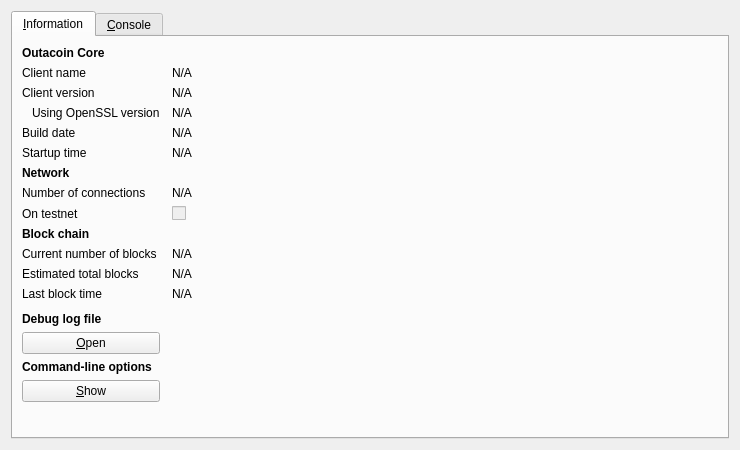
<?xml version="1.0" encoding="UTF-8"?>
<ui version="4.0">
 <class>RPCConsole</class>
 <widget class="QDialog" name="RPCConsole">
  <property name="geometry">
   <rect>
    <x>0</x>
    <y>0</y>
    <width>740</width>
    <height>450</height>
   </rect>
  </property>
  <property name="windowTitle">
   <string>Outacoin - Debug window</string>
  </property>
  <layout class="QVBoxLayout" name="verticalLayout_2">
   <item>
    <widget class="QTabWidget" name="tabWidget">
     <property name="currentIndex">
      <number>0</number>
     </property>
     <widget class="QWidget" name="tab_info">
      <attribute name="title">
       <string>&amp;Information</string>
      </attribute>
      <layout class="QGridLayout" name="gridLayout" columnstretch="0,1">
       <property name="horizontalSpacing">
        <number>12</number>
       </property>
       <item row="0" column="0">
        <widget class="QLabel" name="label_9">
         <property name="font">
          <font>
           <weight>75</weight>
           <bold>true</bold>
          </font>
         </property>
         <property name="text">
          <string>Outacoin Core</string>
         </property>
        </widget>
       </item>
       <item row="1" column="0">
        <widget class="QLabel" name="label_5">
         <property name="text">
          <string>Client name</string>
         </property>
        </widget>
       </item>
       <item row="1" column="1">
        <widget class="QLabel" name="clientName">
         <property name="cursor">
          <cursorShape>IBeamCursor</cursorShape>
         </property>
         <property name="text">
          <string>N/A</string>
         </property>
         <property name="textFormat">
          <enum>Qt::PlainText</enum>
         </property>
         <property name="textInteractionFlags">
          <set>Qt::LinksAccessibleByMouse|Qt::TextSelectableByKeyboard|Qt::TextSelectableByMouse</set>
         </property>
        </widget>
       </item>
       <item row="2" column="0">
        <widget class="QLabel" name="label_6">
         <property name="text">
          <string>Client version</string>
         </property>
        </widget>
       </item>
       <item row="2" column="1">
        <widget class="QLabel" name="clientVersion">
         <property name="cursor">
          <cursorShape>IBeamCursor</cursorShape>
         </property>
         <property name="text">
          <string>N/A</string>
         </property>
         <property name="textFormat">
          <enum>Qt::PlainText</enum>
         </property>
         <property name="textInteractionFlags">
          <set>Qt::LinksAccessibleByMouse|Qt::TextSelectableByKeyboard|Qt::TextSelectableByMouse</set>
         </property>
        </widget>
       </item>
       <item row="3" column="0">
        <widget class="QLabel" name="label_14">
         <property name="text">
          <string>Using OpenSSL version</string>
         </property>
         <property name="indent">
          <number>10</number>
         </property>
        </widget>
       </item>
       <item row="3" column="1">
        <widget class="QLabel" name="openSSLVersion">
         <property name="cursor">
          <cursorShape>IBeamCursor</cursorShape>
         </property>
         <property name="text">
          <string>N/A</string>
         </property>
         <property name="textFormat">
          <enum>Qt::PlainText</enum>
         </property>
         <property name="textInteractionFlags">
          <set>Qt::LinksAccessibleByMouse|Qt::TextSelectableByKeyboard|Qt::TextSelectableByMouse</set>
         </property>
        </widget>
       </item>
       <item row="4" column="0">
        <widget class="QLabel" name="label_12">
         <property name="text">
          <string>Build date</string>
         </property>
        </widget>
       </item>
       <item row="4" column="1">
        <widget class="QLabel" name="buildDate">
         <property name="cursor">
          <cursorShape>IBeamCursor</cursorShape>
         </property>
         <property name="text">
          <string>N/A</string>
         </property>
         <property name="textFormat">
          <enum>Qt::PlainText</enum>
         </property>
         <property name="textInteractionFlags">
          <set>Qt::LinksAccessibleByMouse|Qt::TextSelectableByKeyboard|Qt::TextSelectableByMouse</set>
         </property>
        </widget>
       </item>
       <item row="5" column="0">
        <widget class="QLabel" name="label_13">
         <property name="text">
          <string>Startup time</string>
         </property>
        </widget>
       </item>
       <item row="5" column="1">
        <widget class="QLabel" name="startupTime">
         <property name="cursor">
          <cursorShape>IBeamCursor</cursorShape>
         </property>
         <property name="text">
          <string>N/A</string>
         </property>
         <property name="textFormat">
          <enum>Qt::PlainText</enum>
         </property>
         <property name="textInteractionFlags">
          <set>Qt::LinksAccessibleByMouse|Qt::TextSelectableByKeyboard|Qt::TextSelectableByMouse</set>
         </property>
        </widget>
       </item>
       <item row="6" column="0">
        <widget class="QLabel" name="label_11">
         <property name="font">
          <font>
           <weight>75</weight>
           <bold>true</bold>
          </font>
         </property>
         <property name="text">
          <string>Network</string>
         </property>
        </widget>
       </item>
       <item row="7" column="0">
        <widget class="QLabel" name="label_7">
         <property name="text">
          <string>Number of connections</string>
         </property>
        </widget>
       </item>
       <item row="7" column="1">
        <widget class="QLabel" name="numberOfConnections">
         <property name="cursor">
          <cursorShape>IBeamCursor</cursorShape>
         </property>
         <property name="text">
          <string>N/A</string>
         </property>
         <property name="textFormat">
          <enum>Qt::PlainText</enum>
         </property>
         <property name="textInteractionFlags">
          <set>Qt::LinksAccessibleByMouse|Qt::TextSelectableByKeyboard|Qt::TextSelectableByMouse</set>
         </property>
        </widget>
       </item>
       <item row="8" column="0">
        <widget class="QLabel" name="label_8">
         <property name="text">
          <string>On testnet</string>
         </property>
        </widget>
       </item>
       <item row="8" column="1">
        <widget class="QCheckBox" name="isTestNet">
         <property name="enabled">
          <bool>false</bool>
         </property>
         <property name="text">
          <string/>
         </property>
        </widget>
       </item>
       <item row="9" column="0">
        <widget class="QLabel" name="label_10">
         <property name="font">
          <font>
           <weight>75</weight>
           <bold>true</bold>
          </font>
         </property>
         <property name="text">
          <string>Block chain</string>
         </property>
        </widget>
       </item>
       <item row="10" column="0">
        <widget class="QLabel" name="label_3">
         <property name="text">
          <string>Current number of blocks</string>
         </property>
        </widget>
       </item>
       <item row="10" column="1">
        <widget class="QLabel" name="numberOfBlocks">
         <property name="cursor">
          <cursorShape>IBeamCursor</cursorShape>
         </property>
         <property name="text">
          <string>N/A</string>
         </property>
         <property name="textFormat">
          <enum>Qt::PlainText</enum>
         </property>
         <property name="textInteractionFlags">
          <set>Qt::LinksAccessibleByMouse|Qt::TextSelectableByKeyboard|Qt::TextSelectableByMouse</set>
         </property>
        </widget>
       </item>
       <item row="11" column="0">
        <widget class="QLabel" name="label_4">
         <property name="text">
          <string>Estimated total blocks</string>
         </property>
        </widget>
       </item>
       <item row="11" column="1">
        <widget class="QLabel" name="totalBlocks">
         <property name="cursor">
          <cursorShape>IBeamCursor</cursorShape>
         </property>
         <property name="text">
          <string>N/A</string>
         </property>
         <property name="textFormat">
          <enum>Qt::PlainText</enum>
         </property>
         <property name="textInteractionFlags">
          <set>Qt::LinksAccessibleByMouse|Qt::TextSelectableByKeyboard|Qt::TextSelectableByMouse</set>
         </property>
        </widget>
       </item>
       <item row="12" column="0">
        <widget class="QLabel" name="label_2">
         <property name="text">
          <string>Last block time</string>
         </property>
        </widget>
       </item>
       <item row="12" column="1">
        <widget class="QLabel" name="lastBlockTime">
         <property name="cursor">
          <cursorShape>IBeamCursor</cursorShape>
         </property>
         <property name="text">
          <string>N/A</string>
         </property>
         <property name="textFormat">
          <enum>Qt::PlainText</enum>
         </property>
         <property name="textInteractionFlags">
          <set>Qt::LinksAccessibleByMouse|Qt::TextSelectableByKeyboard|Qt::TextSelectableByMouse</set>
         </property>
        </widget>
       </item>
       <item row="13" column="0">
        <spacer name="verticalSpacer_2">
         <property name="orientation">
          <enum>Qt::Vertical</enum>
         </property>
         <property name="sizeHint" stdset="0">
          <size>
           <width>20</width>
           <height>20</height>
          </size>
         </property>
        </spacer>
       </item>
       <item row="14" column="0">
        <widget class="QLabel" name="labelDebugLogfile">
         <property name="font">
          <font>
           <weight>75</weight>
           <bold>true</bold>
          </font>
         </property>
         <property name="text">
          <string>Debug log file</string>
         </property>
        </widget>
       </item>
       <item row="15" column="0">
        <widget class="QPushButton" name="openDebugLogfileButton">
         <property name="toolTip">
          <string>Open the Outacoin debug log file from the current data directory. This can take a few seconds for large log files.</string>
         </property>
         <property name="text">
          <string>&amp;Open</string>
         </property>
         <property name="autoDefault">
          <bool>false</bool>
         </property>
        </widget>
       </item>
       <item row="16" column="0">
        <widget class="QLabel" name="labelCLOptions">
         <property name="font">
          <font>
           <weight>75</weight>
           <bold>true</bold>
          </font>
         </property>
         <property name="text">
          <string>Command-line options</string>
         </property>
        </widget>
       </item>
       <item row="17" column="0">
        <widget class="QPushButton" name="showCLOptionsButton">
         <property name="toolTip">
          <string>Show the Outacoin-Qt help message to get a list with possible Outacoin command-line options.</string>
         </property>
         <property name="text">
          <string>&amp;Show</string>
         </property>
         <property name="autoDefault">
          <bool>false</bool>
         </property>
        </widget>
       </item>
       <item row="18" column="0">
        <spacer name="verticalSpacer">
         <property name="orientation">
          <enum>Qt::Vertical</enum>
         </property>
         <property name="sizeHint" stdset="0">
          <size>
           <width>20</width>
           <height>40</height>
          </size>
         </property>
        </spacer>
       </item>
      </layout>
     </widget>
     <widget class="QWidget" name="tab_console">
      <attribute name="title">
       <string>&amp;Console</string>
      </attribute>
      <layout class="QVBoxLayout" name="verticalLayout_3">
       <property name="spacing">
        <number>3</number>
       </property>
       <item>
        <widget class="QTextEdit" name="messagesWidget">
         <property name="minimumSize">
          <size>
           <width>0</width>
           <height>100</height>
          </size>
         </property>
         <property name="readOnly">
          <bool>true</bool>
         </property>
         <property name="tabKeyNavigation" stdset="0">
          <bool>false</bool>
         </property>
         <property name="columnCount" stdset="0">
          <number>2</number>
         </property>
        </widget>
       </item>
       <item>
        <layout class="QHBoxLayout" name="horizontalLayout">
         <property name="spacing">
          <number>3</number>
         </property>
         <item>
          <widget class="QLabel" name="label">
           <property name="text">
            <string notr="true">&gt;</string>
           </property>
          </widget>
         </item>
         <item>
          <widget class="QLineEdit" name="lineEdit"/>
         </item>
         <item>
          <widget class="QPushButton" name="clearButton">
           <property name="maximumSize">
            <size>
             <width>24</width>
             <height>24</height>
            </size>
           </property>
           <property name="toolTip">
            <string>Clear console</string>
           </property>
           <property name="text">
            <string/>
           </property>
           <property name="icon">
            <iconset resource="../bitcoin.qrc">
             <normaloff>:/icons/remove</normaloff>:/icons/remove</iconset>
           </property>
           <property name="shortcut">
            <string notr="true">Ctrl+L</string>
           </property>
           <property name="autoDefault">
            <bool>false</bool>
           </property>
          </widget>
         </item>
        </layout>
       </item>
      </layout>
     </widget>
    </widget>
   </item>
  </layout>
 </widget>
 <resources>
  <include location="../bitcoin.qrc"/>
 </resources>
 <connections/>
</ui>
